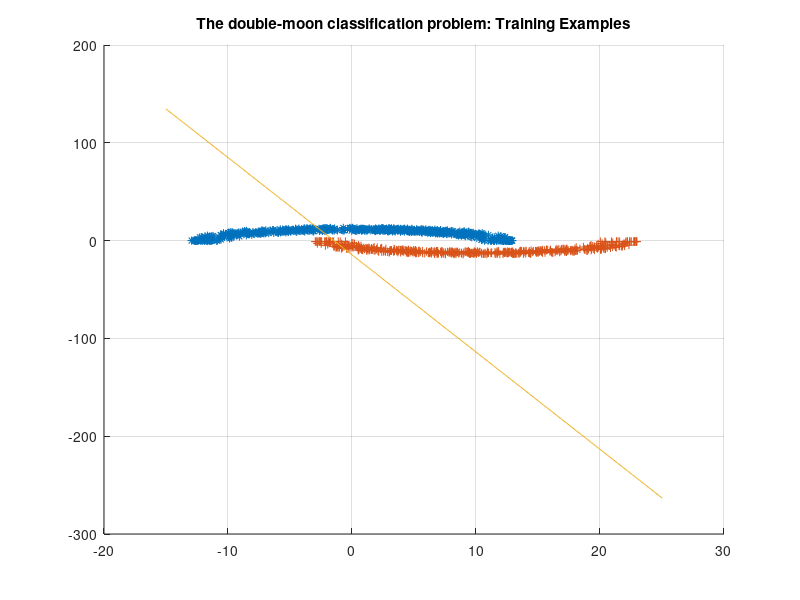
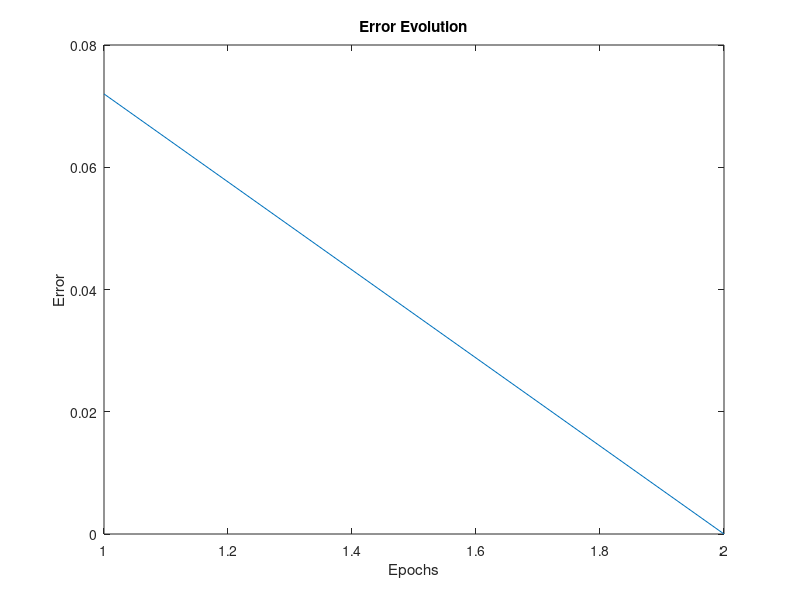
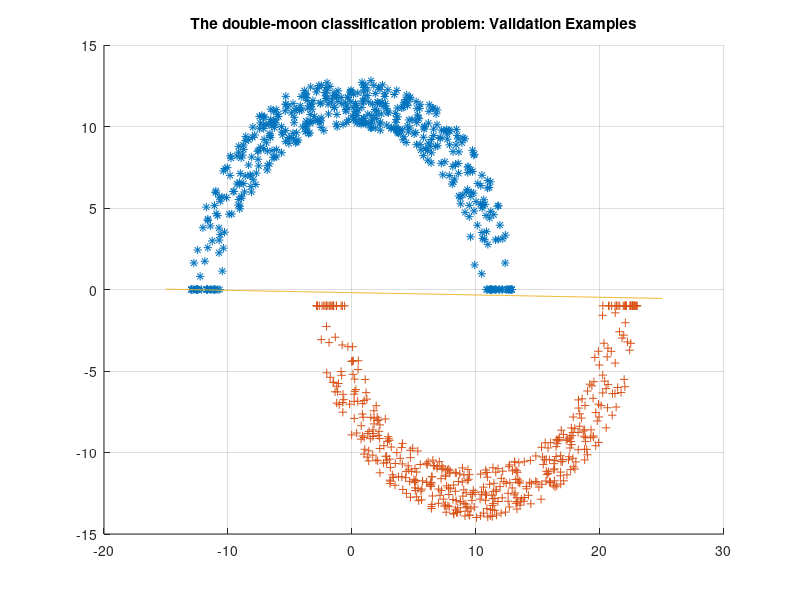

The MATLAB script that drew these images, in order:
%% 
% Name: Kevin Machado Gamboa
% Course: Neurocontrol 1
% By: David Fernando Ramirez M.
clc;clear all;close all;
%% Note
%
% -------------------------------------------------------------------------
%% Initial Parameters and Variables
dataSize=1000;
archW=6;
w1=10;
k=10;
r1=10;
d=1;

%% Generating double-moon 
display('Generation input samples ...')
x1=((-13)+(13-(-13)).*rand(1,dataSize/2));
x2=((-3)+(23-(-3)).*rand(1,dataSize/2));
for i=1:dataSize/2
e=((0)+(6-(0)).*rand(1,1));
y1(1,i)=real((sqrt(((e*0.5)+w1)^2-x1(1,i).^2)));
e=((0)+(6-(0)).*rand(1,1));
y2(1,i)=real(-(d+sqrt(((e*0.5)+r1)^2 -(x2(1,i)-k).^2)));
end
figure(1)
hold on;grid on
plot(x1,y1,'*',x2,y2,'+')
title('The double-moon classification problem: Training Examples')
% Shufling Data
input1=[x1;y1]'; input2=[x2;y2]'; X=[input1;input2];
t1=ones(dataSize/2,1); t2=-1*ones(dataSize/2,1); t=[t1',t2'];
space=[X,t'];space=space(randperm(dataSize),:);
X=space(:,[1:2]);t=space(:,3)';X(:,3)=ones(dataSize,1);
% ----------------------------
clear input1 input2 t1 t2
% -------------------------------------------------------------------------
display('Starting Training ... ')
%[w,y]=trainPerceptron(X,t,1,0.001); % Function made to validate Perceptron
[fi,ci]=size(X);
w=rand(1,ci);                               % Sinaptic weights
threshold=0;
funcH=@(y) (-1)*(y<threshold)+(1)*(y>=threshold);            % Activation funcion Heaviside
y=rand(1,fi);                                % Initializing output vector
yy=funcH(y);                                 % Initializing output vector

maxEp=1000;                                   % Maximum number of epochs
vErr=[];                                	 % Error Units Vectors

acum=0;
acum1=0;
i=0;
epochs=0;
lr=0.5;
lro=0.01;                                    % Initial Learning rate
lrf=0.0010;                                % Final Learning rate
Error=zeros(fi,1);                          % Inizializing Error Vector
expecError=0.0001;

xb=[-15:0.1:25];
yb=-xb*(w(1)/w(2))-(w(3)/w(2));
plot(xb,yb)
% -------------------------------------------------------------------------
while acum<=fi
   acum1=acum1+1;
   i=i+1;
   y(1,i)=sum(w.*X(i,:));          % Partial output
   yy(1,i)=funcH(y(1,i));          % Global output y
   delta=(t(1,i)-yy(1,i));         % Indicates the needs of an actualization
   Error(i,1)=delta^2;
            ww=w+(lr*delta*X(i,:));% Learning rate rule PseudoInverse
            w=ww;
   if i==fi                          % Devuelve la cuenta       
      pE=sum(Error(:,1))/fi;
      if pE<expecError
            	acum=fi+5;         	% Debe ser mayor a cuatro para terminar
                display('Network Achieve Expected error')
      end
      i=0;
      epochs=epochs+1;                       % Increase the number of epochs
      lr=lro+(lrf-lro)*(epochs/maxEp);       % Linear Variation of Learning Rate
      vErr(epochs)=pE;        % Vector of quadratic errors
   end  
   % Break the while if it is too much
   if epochs==maxEp;
       display('Network output doesnt match the expected error')
       break                                           
   end
end
% -------------------------------------------------------------------------
% Get the accuracy of training phase
display(['Number of Epochs: ' num2str(epochs)])
v1=(t-yy);
V2=find(v1==0);
nnHits=size(V2);
pHits=100*(nnHits(2)/fi);
display([num2str(nnHits(2)) ' Hits from ' num2str(fi)]);
display(['Neural Network Training Accuracy = ' num2str(pHits), '%']); 
% -------------------------------------------------------------------------
figure
plot(vErr);title('Error Evolution');xlabel('Epochs');ylabel('Error');
%% Validation Phase of Neural Network
dataSize=1000;
display('...')
display('...')
display('Generating Data For Validation ...')
x1v=((-13)+(13-(-13)).*rand(1,dataSize/2));
x2v=((-3)+(23-(-3)).*rand(1,dataSize/2));
for i=1:dataSize/2
e=((0)+(6-(0)).*rand(1,1));
y1v(1,i)=real((sqrt(((e*0.5)+w1)^2-x1v(1,i).^2)));
e=((0)+(6-(0)).*rand(1,1));
y2v(1,i)=real(-(d+sqrt(((e*0.5)+r1)^2 -(x2v(1,i)-k).^2)));
end

figure(3)
hold on;grid on
plot(x1v,y1v,'*',x2v,y2v,'+')
title('The double-moon classification problem: Validation Examples')
% Shufling Data
input1v=[x1v;y1v]'; input2v=[x2v;y2v]'; Xv=[input1v;input2v];
t1v=ones(dataSize/2,1); t2v=-1*ones(dataSize/2,1); tv=[t1v',t2v'];
spacev=[Xv,tv'];spacev=spacev(randperm(dataSize),:);
Xv=spacev(:,[1:2]);tv=spacev(:,3)';Xv(:,3)=ones(dataSize,1);
clear input1v input2v t1v t2v
% -------------------------------------------------------------------------
display('Staring Validation ...')
% ------------------------------------------------------------------
funcH=@(y) (-1)*(y<0)+(1)*(y>0);            % Activation funcion Heaviside
y=rand(1,fi);                               % Initializing output vector
yy=funcH(y);                                % Initializing output vector

    for p=1:fi
        y(1,p)=sum(w.*Xv(p,:));           % Partial output
        yy(1,p)=funcH(y(1,p));            % Global output y 
    end
    
v1=(tv-yy);
V2=find(v1==0);
nnHits=size(V2);
pHits=100*(nnHits(2)/fi);
display([num2str(nnHits(2)) ' Hits from ' num2str(fi)]);
display(['Neural Network Validation Accuracy = ' num2str(pHits), '%']);    
 
% ------------------------------------------------------------------
%% decision Boundary plot
figure(3)
hold on
xb=[-15:0.1:25];
yb=-xb*(w(1)/w(2))-(w(3)/w(2));
plot(xb,yb)